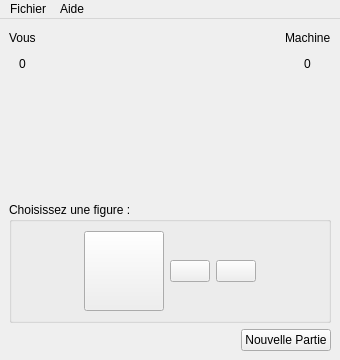
<?xml version="1.0" encoding="UTF-8"?>
<ui version="4.0">
 <class>ChifoumiVue</class>
 <widget class="QMainWindow" name="ChifoumiVue">
  <property name="geometry">
   <rect>
    <x>0</x>
    <y>0</y>
    <width>340</width>
    <height>360</height>
   </rect>
  </property>
  <property name="minimumSize">
   <size>
    <width>340</width>
    <height>360</height>
   </size>
  </property>
  <property name="windowTitle">
   <string>ChifoumiVue</string>
  </property>
  <widget class="QWidget" name="centralwidget">
   <layout class="QHBoxLayout" name="horizontalLayout_2">
    <item>
     <layout class="QHBoxLayout" name="hPrincipal">
      <item>
       <layout class="QVBoxLayout" name="verticalLayout_2">
        <item>
         <layout class="QGridLayout" name="gridLayout_2">
          <item row="0" column="3" alignment="Qt::AlignHCenter">
           <widget class="QLabel" name="lMachine">
            <property name="text">
             <string>Machine</string>
            </property>
           </widget>
          </item>
          <item row="0" column="0" alignment="Qt::AlignHCenter">
           <widget class="QLabel" name="lJoueur">
            <property name="text">
             <string>Vous</string>
            </property>
           </widget>
          </item>
          <item row="1" column="3" alignment="Qt::AlignHCenter">
           <widget class="QLabel" name="lScoreMachine">
            <property name="text">
             <string>0</string>
            </property>
           </widget>
          </item>
          <item row="2" column="2">
           <layout class="QHBoxLayout" name="hLayoutDuel">
            <item>
             <spacer name="horizontalSpacer_4">
              <property name="orientation">
               <enum>Qt::Horizontal</enum>
              </property>
              <property name="sizeHint" stdset="0">
               <size>
                <width>40</width>
                <height>20</height>
               </size>
              </property>
             </spacer>
            </item>
            <item>
             <widget class="QLabel" name="lImageDuel">
              <property name="maximumSize">
               <size>
                <width>50</width>
                <height>50</height>
               </size>
              </property>
              <property name="text">
               <string/>
              </property>
              <property name="pixmap">
               <pixmap resource="../images/ressourcesChifoumi.qrc">:/chifoumi/versus_70.png</pixmap>
              </property>
              <property name="scaledContents">
               <bool>true</bool>
              </property>
             </widget>
            </item>
            <item>
             <spacer name="horizontalSpacer_3">
              <property name="orientation">
               <enum>Qt::Horizontal</enum>
              </property>
              <property name="sizeHint" stdset="0">
               <size>
                <width>40</width>
                <height>20</height>
               </size>
              </property>
             </spacer>
            </item>
           </layout>
          </item>
          <item row="1" column="0" alignment="Qt::AlignHCenter">
           <widget class="QLabel" name="lScoreJoueur">
            <property name="text">
             <string>0</string>
            </property>
           </widget>
          </item>
          <item row="0" column="2">
           <spacer name="horizontalSpacer">
            <property name="orientation">
             <enum>Qt::Horizontal</enum>
            </property>
            <property name="sizeHint" stdset="0">
             <size>
              <width>40</width>
              <height>20</height>
             </size>
            </property>
           </spacer>
          </item>
          <item row="2" column="3">
           <widget class="QLabel" name="lFigureMachine">
            <property name="maximumSize">
             <size>
              <width>80</width>
              <height>80</height>
             </size>
            </property>
            <property name="text">
             <string/>
            </property>
            <property name="pixmap">
             <pixmap resource="../images/ressourcesChifoumi.qrc">:/chifoumi/rien_115.png</pixmap>
            </property>
            <property name="scaledContents">
             <bool>true</bool>
            </property>
           </widget>
          </item>
          <item row="1" column="2">
           <spacer name="horizontalSpacer_2">
            <property name="orientation">
             <enum>Qt::Horizontal</enum>
            </property>
            <property name="sizeHint" stdset="0">
             <size>
              <width>40</width>
              <height>20</height>
             </size>
            </property>
           </spacer>
          </item>
          <item row="2" column="0">
           <widget class="QLabel" name="lFigureJoueur">
            <property name="maximumSize">
             <size>
              <width>80</width>
              <height>80</height>
             </size>
            </property>
            <property name="text">
             <string/>
            </property>
            <property name="pixmap">
             <pixmap resource="../images/ressourcesChifoumi.qrc">:/chifoumi/rien_115.png</pixmap>
            </property>
            <property name="scaledContents">
             <bool>true</bool>
            </property>
           </widget>
          </item>
         </layout>
        </item>
        <item>
         <spacer name="verticalSpacer">
          <property name="orientation">
           <enum>Qt::Vertical</enum>
          </property>
          <property name="sizeHint" stdset="0">
           <size>
            <width>20</width>
            <height>40</height>
           </size>
          </property>
         </spacer>
        </item>
        <item>
         <layout class="QHBoxLayout" name="hFigures">
          <item>
           <widget class="QGroupBox" name="groupBox">
            <property name="title">
             <string>Choisissez une figure :</string>
            </property>
            <layout class="QHBoxLayout" name="horizontalLayout_7">
             <item>
              <spacer name="horizontalSpacer_6">
               <property name="orientation">
                <enum>Qt::Horizontal</enum>
               </property>
               <property name="sizeHint" stdset="0">
                <size>
                 <width>40</width>
                 <height>20</height>
                </size>
               </property>
              </spacer>
             </item>
             <item>
              <widget class="QPushButton" name="bPierre">
               <property name="enabled">
                <bool>true</bool>
               </property>
               <property name="minimumSize">
                <size>
                 <width>80</width>
                 <height>80</height>
                </size>
               </property>
               <property name="text">
                <string/>
               </property>
               <property name="icon">
                <iconset resource="../images/ressourcesChifoumi.qrc">
                 <normaloff>:/chifoumi/pierre_115.png</normaloff>:/chifoumi/pierre_115.png</iconset>
               </property>
               <property name="iconSize">
                <size>
                 <width>80</width>
                 <height>80</height>
                </size>
               </property>
               <property name="checkable">
                <bool>false</bool>
               </property>
              </widget>
             </item>
             <item>
              <widget class="QPushButton" name="bPapier">
               <property name="text">
                <string/>
               </property>
               <property name="icon">
                <iconset resource="../images/ressourcesChifoumi.qrc">
                 <normaloff>:/chifoumi/papier_115.png</normaloff>:/chifoumi/papier_115.png</iconset>
               </property>
               <property name="iconSize">
                <size>
                 <width>80</width>
                 <height>80</height>
                </size>
               </property>
              </widget>
             </item>
             <item>
              <widget class="QPushButton" name="bCiseau">
               <property name="text">
                <string/>
               </property>
               <property name="icon">
                <iconset resource="../images/ressourcesChifoumi.qrc">
                 <normaloff>:/chifoumi/ciseau_115.png</normaloff>:/chifoumi/ciseau_115.png</iconset>
               </property>
               <property name="iconSize">
                <size>
                 <width>80</width>
                 <height>80</height>
                </size>
               </property>
              </widget>
             </item>
             <item>
              <spacer name="horizontalSpacer_5">
               <property name="orientation">
                <enum>Qt::Horizontal</enum>
               </property>
               <property name="sizeHint" stdset="0">
                <size>
                 <width>40</width>
                 <height>20</height>
                </size>
               </property>
              </spacer>
             </item>
            </layout>
           </widget>
          </item>
         </layout>
        </item>
        <item>
         <layout class="QHBoxLayout" name="horizontalLayout">
          <item>
           <spacer name="horizontalSpacer_7">
            <property name="orientation">
             <enum>Qt::Horizontal</enum>
            </property>
            <property name="sizeHint" stdset="0">
             <size>
              <width>40</width>
              <height>20</height>
             </size>
            </property>
           </spacer>
          </item>
          <item alignment="Qt::AlignRight">
           <widget class="QPushButton" name="bNewGame">
            <property name="text">
             <string>Nouvelle Partie</string>
            </property>
           </widget>
          </item>
         </layout>
        </item>
       </layout>
      </item>
     </layout>
    </item>
   </layout>
  </widget>
  <widget class="QMenuBar" name="menubar">
   <property name="geometry">
    <rect>
     <x>0</x>
     <y>0</y>
     <width>340</width>
     <height>20</height>
    </rect>
   </property>
   <widget class="QMenu" name="menuFichier">
    <property name="title">
     <string>Fichier</string>
    </property>
   </widget>
   <widget class="QMenu" name="menuAide">
    <property name="title">
     <string>Aide</string>
    </property>
   </widget>
   <addaction name="menuFichier"/>
   <addaction name="menuAide"/>
  </widget>
 </widget>
 <resources>
  <include location="../images/ressourcesChifoumi.qrc"/>
  <include location="../images/ressourcesChifoumi.qrc"/>
  <include location="../images/ressourcesChifoumi.qrc"/>
 </resources>
 <connections/>
</ui>
